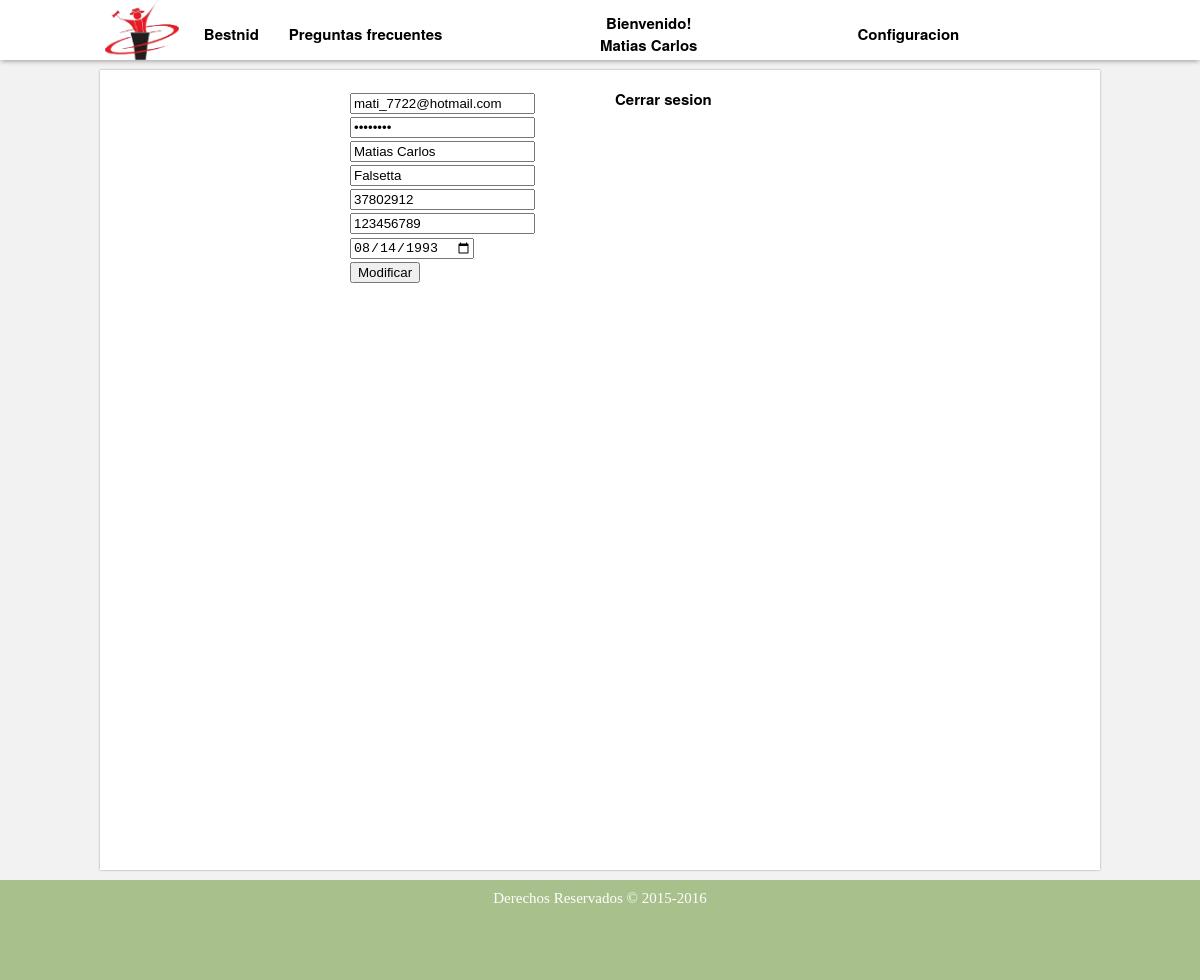
Before: /modificar_datos.php (signed in) with the older database file.
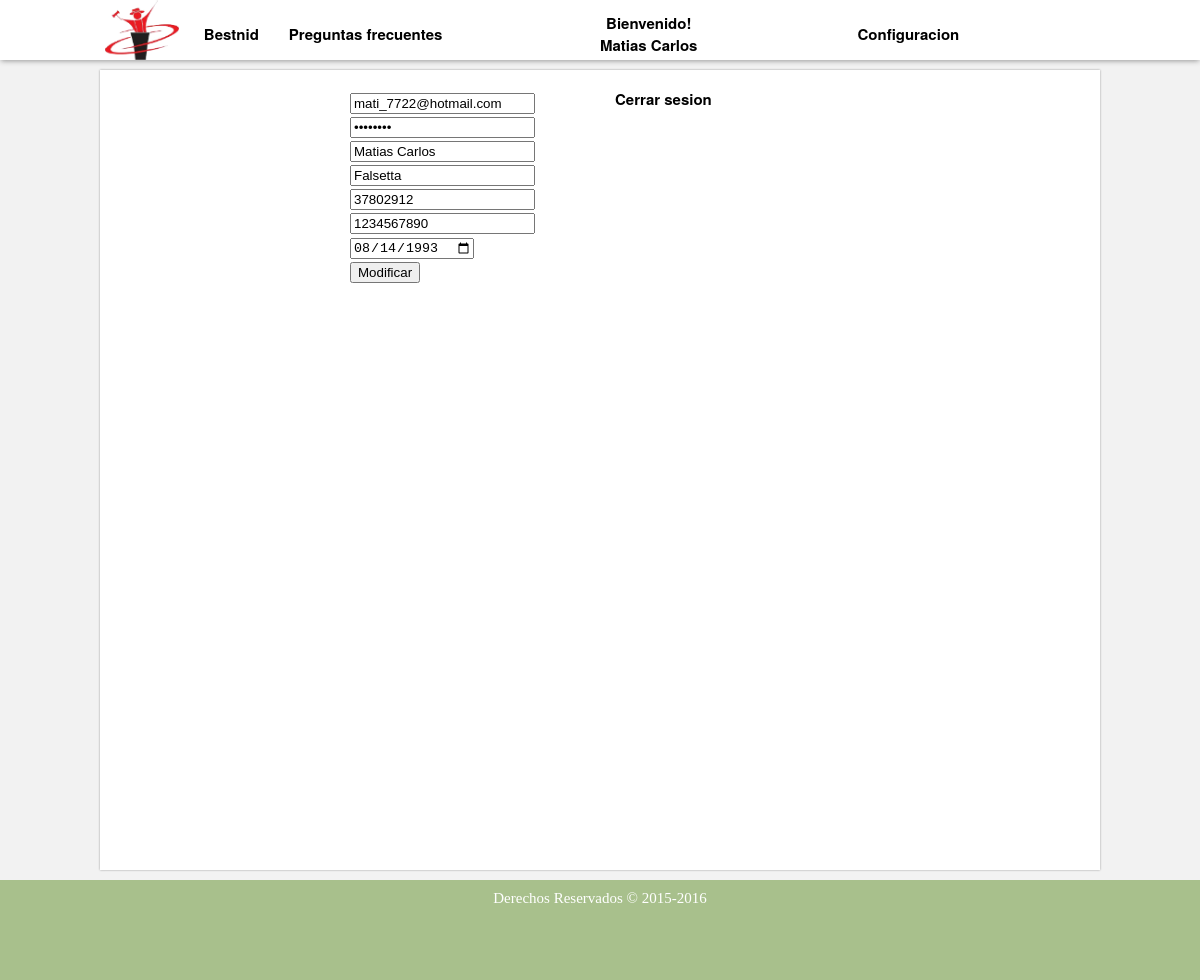
After: the same page with the newer database file.
### tables this page shows
CREATE TABLE IF NOT EXISTS `usuario` (
`idUsuario` int(11) NOT NULL,
  `administrador` tinyint(1) NOT NULL,
  `fechaNac` date NOT NULL,
  `mail` varchar(50) NOT NULL,
  `nombre` varchar(50) NOT NULL,
  `apellido` varchar(50) NOT NULL,
  `dni` int(11) NOT NULL,
  `tarjetaCredito` int(11) NOT NULL,
  `contrasenia` varchar(50) NOT NULL
);

### modificar_datos.php (the view, shortened to what this page needs)
<!DOCTYPE html>
<html lang="es">
	<head>
		<link rel="stylesheet" href="./estilos/estilo.css">
	</head>
	<body>
		<?php include ('./menu.php'); ?>
		<div id='cuerpo'>
			<section>
				<form method="POST" name="registro" action="./sistema/modificar_datos_usuario.php">
					<?php
						$idUsuario = $_SESSION['usuario'];
						$conectar=conectar();
						$resul=mysqli_query($conectar,"SELECT * FROM usuario WHERE idUsuario='$idUsuario'");
						$usuario=mysqli_fetch_array($resul);
						$fecha=$usuario['fechaNac'];
					?>
					<input type="email" id="email" name="user" value="<?php echo $usuario['mail']; ?>"></br>
					<input type="password" id="pass" name="pass" value="<?php echo $usuario['contrasenia']; ?>"></br>
					<input type="text" id="nombre" name="nombre" value="<?php echo $usuario['nombre']; ?>"></br>
					<input type="text" id="apellido" name="apellido" value="<?php echo $usuario['apellido']; ?>"></br>
					<input type="number" id="dni" name="DNI" value="<?php echo $usuario['dni']; ?>"></br>
					<input type="number" id="tarjeta" name="tarjeta" value="<?php echo $usuario['tarjetaCredito']; ?>"></br>
					<input type="date" id="fecha" name="fecha" value="<?php echo $fecha ?>"></br>
					<input type="button" value="Modificar" onclick="validarRegistro()">
				</form>
			</section>
		</div>
		<footer>
			<span>Derechos Reservados &copy; 2015-2016</span>
		</footer>
	</body>
</html>

Changed rows visible on the page:
changed usuario "mati_7722@hotmail.com": tarjeta "123456789" → "1234567890"
